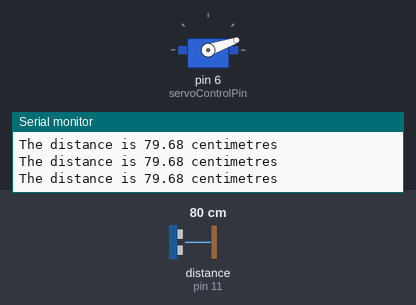
Bench run of a sketch on a simulated Arduino Uno, built with avr-gcc and run on an emulated ATmega328P. On the bench: servo, the last lines printed to the serial monitor. Wiring (inferred from the names in the program): ultrasonic range finder: trigger pin 13; echo pin 11. Inputs (shaded band) come from the test bench; at power-on: distance to the obstacle (sensor on pin 11) 80 cm. The echo pulse lasts 58.3 µs per cm.

Above: at 1.2 s.
1.3 s: distance to the obstacle (sensor on pin 11) set to 2 cm
At 1.36 s:
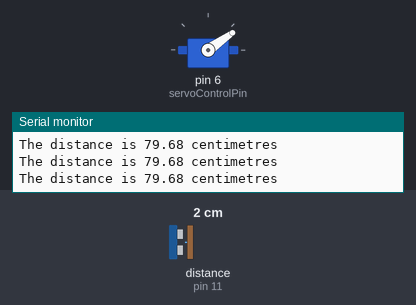
4.3 s: distance to the obstacle (sensor on pin 11) set to 18 cm
5.8 s: distance to the obstacle (sensor on pin 11) set to 4 cm
At 5.97 s:
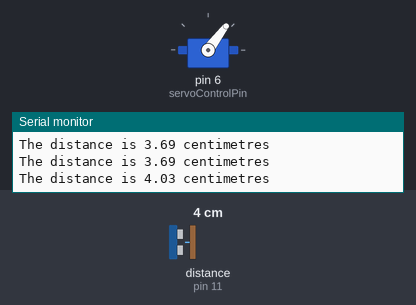
8.8 s: distance to the obstacle (sensor on pin 11) set to 35 cm
10.3 s: distance to the obstacle (sensor on pin 11) set to 9 cm
At 10.47 s:
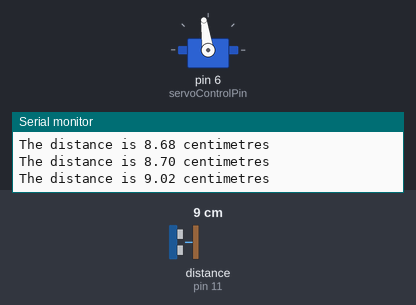
Timing chart, 0 to 14.3 s (numbered marks = the images above; inputs shaded):
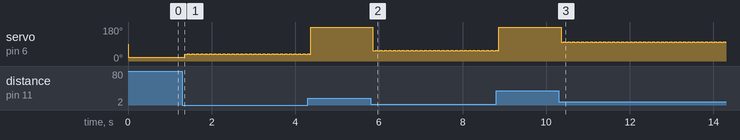

The sketch:

distanceservo.ino
```cpp
#include <Servo.h>

int trigPin=13 ;
int echoPin=11;
int servoControlPin=6;

float pingTime ;        //Time for ping travel and return
float targetDistance ;  //to calculate
float speedofSound= 34300.0 ; //Speed of sound in cm/s
float servoAngle ;      //angle of servo

Servo myPointer ;

void setup() {

 Serial.begin(9600);
 pinMode(servoControlPin , OUTPUT);
 pinMode(trigPin , OUTPUT) ;
 pinMode(echoPin , INPUT) ;

 myPointer.attach(servoControlPin);

}

void loop() {

digitalWrite(trigPin ,LOW ) ;
delayMicroseconds(2000);
digitalWrite(trigPin , HIGH ) ;
delayMicroseconds(15);
digitalWrite(trigPin , LOW ) ;

pingTime = pulseIn(echoPin,HIGH) ;
pingTime = (pingTime/1000000.0) ;

targetDistance= (speedofSound * pingTime) ;
targetDistance = (targetDistance / 2 ); //Accounts for round trip of ping to target

Serial.print("The distance is ") ;
Serial.print(targetDistance);
Serial.println(" centimetres");
//delay(100);

servoAngle= (28/3) * targetDistance  + 20 ;
myPointer.write(servoAngle);
}
```

Measured:
- after the input at 1.3 s, servo on pin 6 (servoControlPin): alternates 38° for 0.04 s and 35° for 0.07 s, starting after 0.06 s
- after the input at 5.8 s, servo on pin 6 (servoControlPin): alternates 56° for 0.04 s and 53° for 0.07 s, starting after 0.06 s
- after the input at 10.3 s, servo on pin 6 (servoControlPin): alternates 101° for 0.04 s and 98° for 0.07 s, starting after 0.05 s
